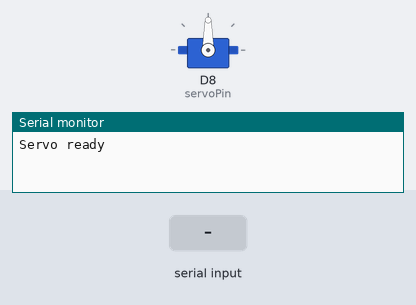
Bench run of a sketch on a simulated ESP8266 (NodeMCU). On the bench: servo, the last lines printed to the serial monitor. The test bench sets the inputs (shaded band).

Above: at 1.2 s.
1.3 s: "30,150a" received over Serial
At 2.2 s:
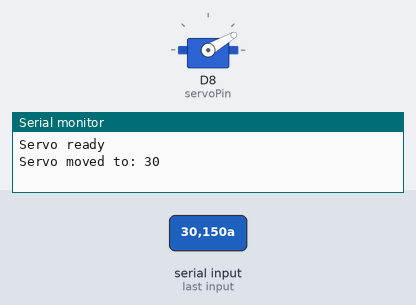
2.8 s: "5a" received over Serial
At 3.4 s:
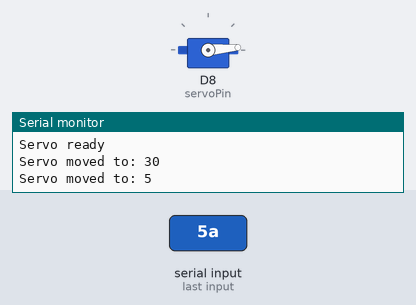
4.3 s: "200a" received over Serial
At 5.5 s:
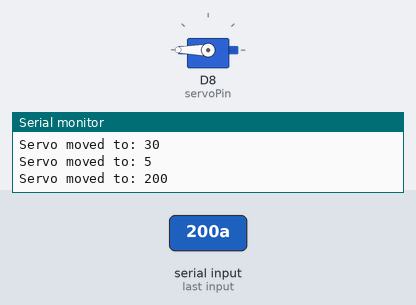
5.8 s: "90,45a" received over Serial
At 6.9 s:
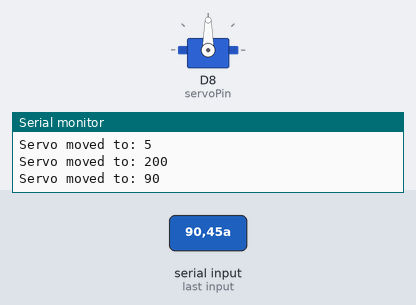
Timing chart, 0 to 8.3 s (numbered marks = the images above; inputs shaded):
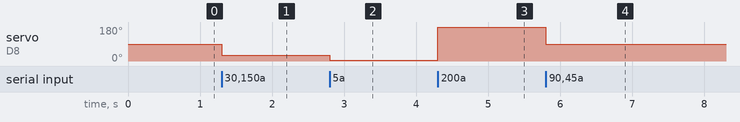

The sketch:

tracker.ino
```cpp
#include <Servo.h>

Servo neck;  // Declare the servo object
int servoPin = D8;
int xPos = 0;

void setup() {
  Serial.begin(460800);
  neck.attach(servoPin);  // Attach the servo to pin D8
  Serial.println("Servo ready");
}

void loop() {
  // Existing code for servo control
  if (Serial.available() > 0) {
    String data = Serial.readStringUntil('a');  // Read data until 'a'
    xPos = data.toInt();  // Convert the received data to an integer

    // Map the amplified input (0-180) to the servo’s physical range (0-90)
    int scaledPos = map(2 * xPos, 0, 180, 0, 90);

    neck.write(scaledPos);  // Move the servo to the scaled position
    Serial.println("Servo moved to: " + String(scaledPos));
  }
}
```

Measured:
- after the input at 1.3 s, servo on D8 (servoPin): 90° → 30° at once
- after the input at 2.8 s, servo on D8 (servoPin): 30° → 5° at once
- after the input at 4.3 s, servo on D8 (servoPin): 5° → 180° at once
- after the input at 5.8 s, servo on D8 (servoPin): 180° → 90° at once
